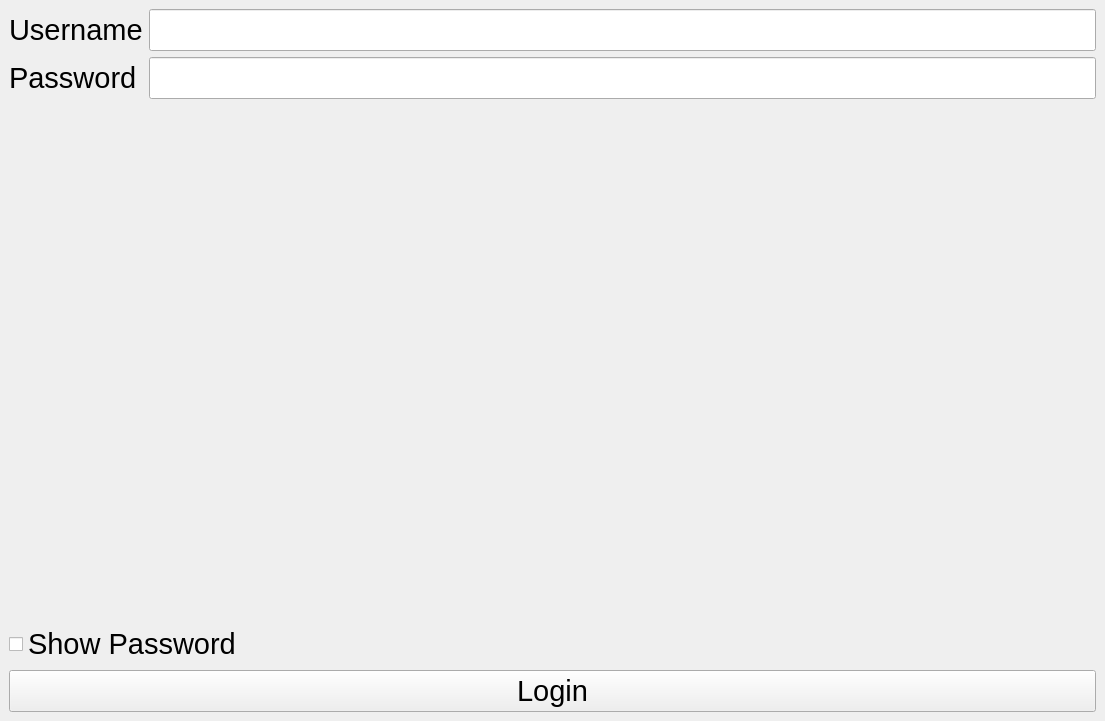
<?xml version="1.0" encoding="UTF-8"?>
<ui version="4.0">
 <class>MainWindow</class>
 <widget class="QMainWindow" name="MainWindow">
  <property name="geometry">
   <rect>
    <x>0</x>
    <y>0</y>
    <width>1105</width>
    <height>721</height>
   </rect>
  </property>
  <property name="windowTitle">
   <string>Login</string>
  </property>
  <property name="styleSheet">
   <string notr="true">*{
	font-size:29px;
}

QLabel#usernameLabel{
font-family:&quot;sans-serrif&quot;
}</string>
  </property>
  <widget class="QWidget" name="centralwidget">
   <layout class="QVBoxLayout" name="verticalLayout">
    <item>
     <layout class="QFormLayout" name="formLayout">
      <item row="0" column="0">
       <widget class="QLabel" name="usernameLabel">
        <property name="text">
         <string>Username</string>
        </property>
       </widget>
      </item>
      <item row="0" column="1">
       <widget class="QLineEdit" name="usernameLineEdit"/>
      </item>
      <item row="1" column="0">
       <widget class="QLabel" name="passwordLabel">
        <property name="text">
         <string>Password</string>
        </property>
       </widget>
      </item>
      <item row="1" column="1">
       <widget class="QLineEdit" name="passwordLineEdit">
        <property name="echoMode">
         <enum>QLineEdit::Password</enum>
        </property>
       </widget>
      </item>
     </layout>
    </item>
    <item>
     <widget class="QCheckBox" name="showPasswordCheckBox">
      <property name="text">
       <string>Show Password</string>
      </property>
     </widget>
    </item>
    <item>
     <widget class="QPushButton" name="loginButton">
      <property name="text">
       <string>Login</string>
      </property>
     </widget>
    </item>
   </layout>
  </widget>
 </widget>
 <resources/>
 <connections/>
</ui>
